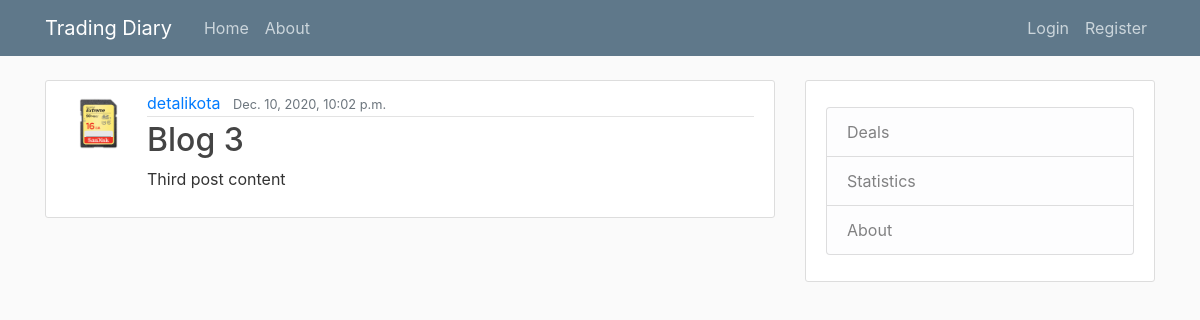
/about, run on the app's committed database.
### main/models.py (models this page shows, shortened)
class Post(models.Model):
    title = models.CharField(max_length=100)
    content = models.TextField()
    date_posted = models.DateTimeField(default=timezone.now)
    author = models.ForeignKey(User, on_delete=models.CASCADE)

### users/models.py (models this page shows, shortened)
class Profile(models.Model):
    user = models.OneToOneField(User, on_delete=models.CASCADE)
    image = models.ImageField(default='default.jpg', upload_to='profile_pics')

### main/views.py (the view)
# urls.py: path('about', views.about, name='td2-about'),
def about(request):
    context = {
        'posts': Post.objects.all()
    }
    return render(request, 'main/about.html', context)

### main/templates/main/about.html
{% extends "main/base.html"%}
{% block body %}
    {% for post in posts %}
        <article class="media content-section">
            <img class ="rounded-circle article-img" src="{{ post.author.profile.image.url }}">
            <div class="media-body">
                <div class="article-metadata">
                    <a class="mr-2" href="#">{{ post.author }}</a>
                    <small class="text-muted">{{ post.date_posted }}</small>
                </div>
                 <h2><a class="article-title" href="#">{{ post.title }}</a></h2>
                 <p class="article-content">{{ post.content }}</p>
            </div>
        </article>
    {% endfor %}
{% endblock body%}

### main/static/main/main.css (style rules this page uses)
body { background: #fafafa; color: #333333; margin-top: 5rem; }
h1, h2, h3, h4, h5, h6 { color: #444444; }
.content-section { background: #ffffff; padding: 10px 20px; border: 1px solid #dddddd; border-radius: 3px; margin-bottom: 20px; }
.article-title { color: #444444; }
.article-content { white-space: pre-line; }
.article-img { height: 65px; width: 65px; margin-right: 16px; }
.article-metadata { padding-bottom: 1px; margin-bottom: 4px; border-bottom: 1px solid #e3e3e3 }

### data on the page
Post: author.profile.image (picture), author "detalikota", date_posted "Dec. 10, 2020, 10:02 p.m.", title "Blog 3", content "Third post content"
